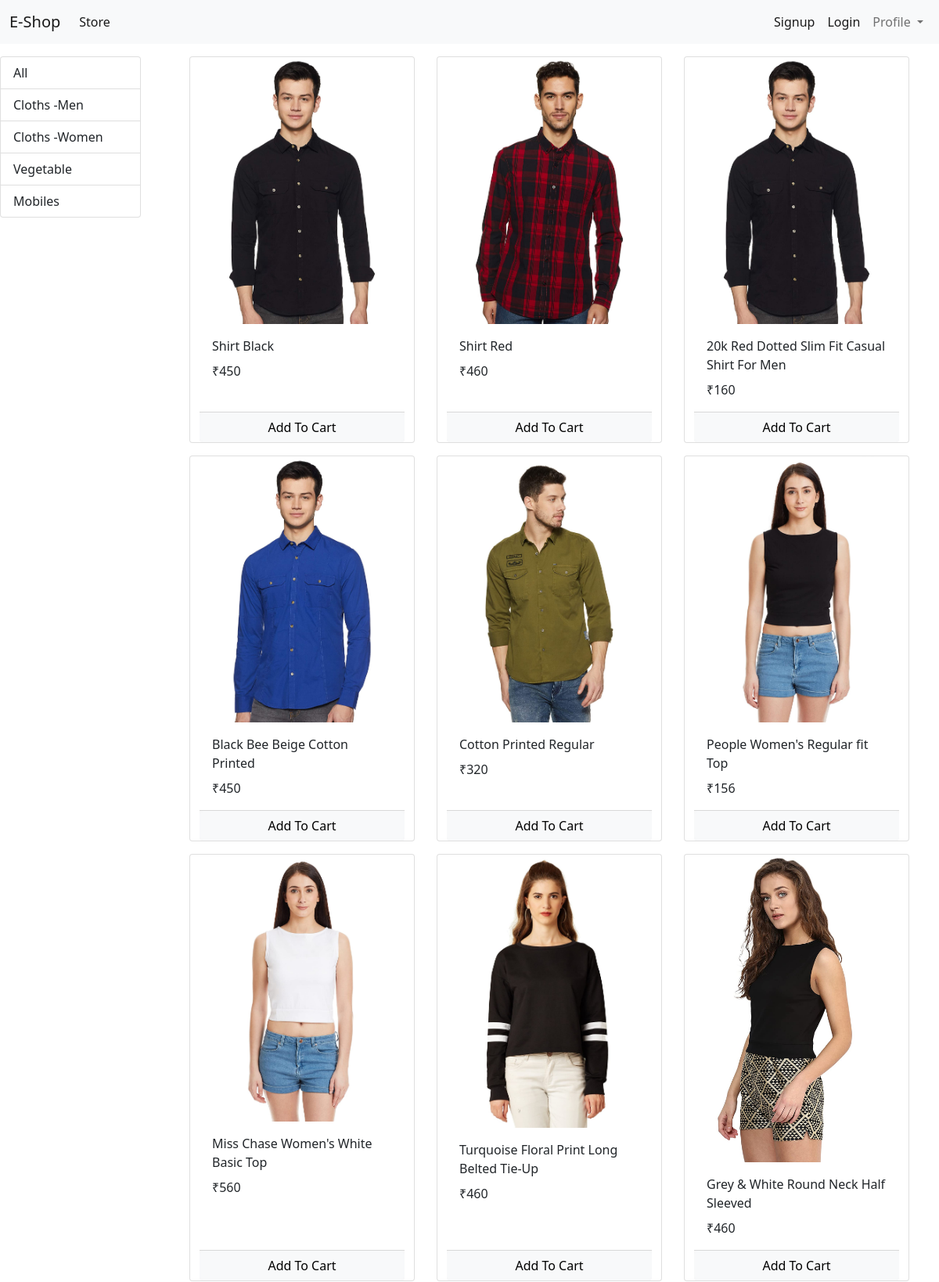
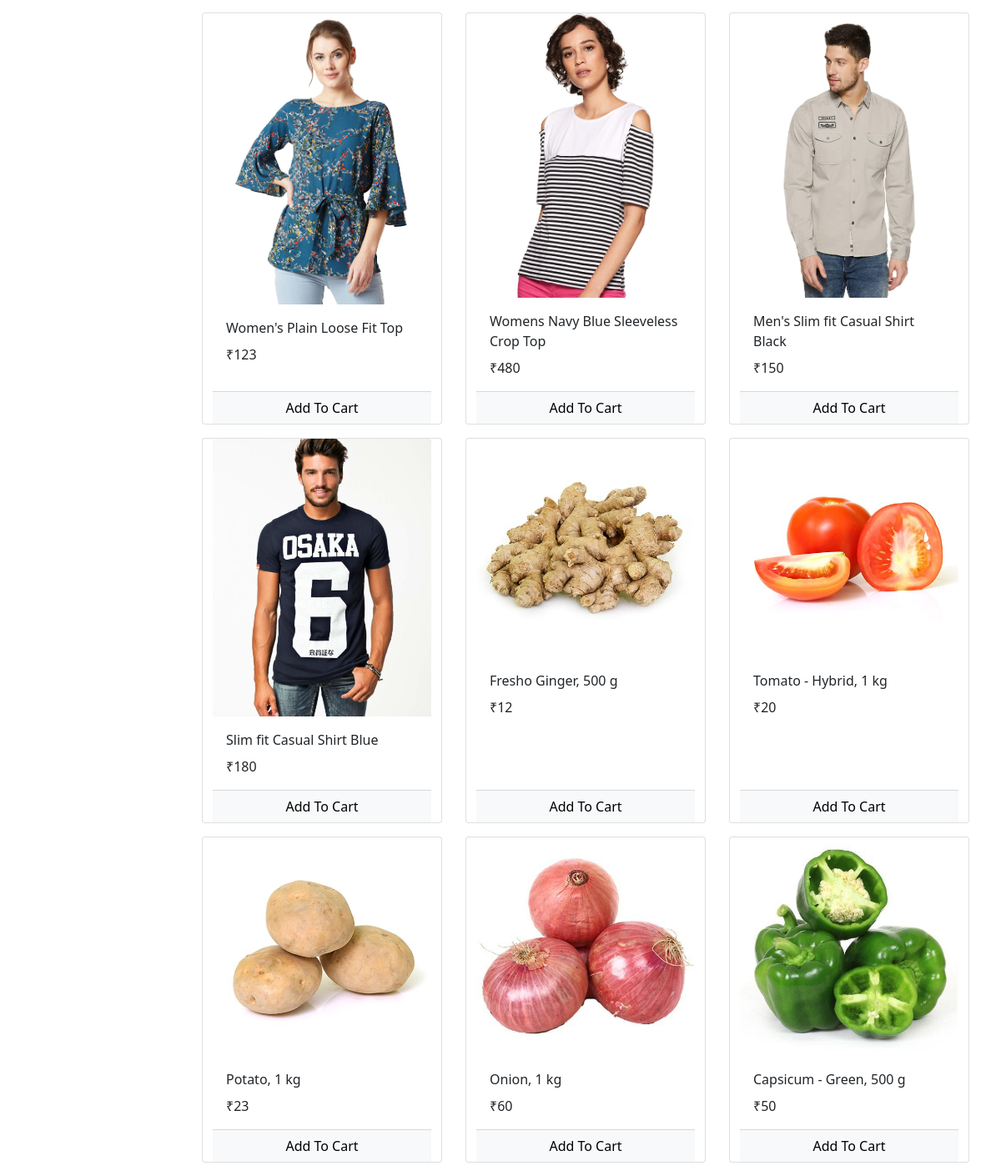
The page / on the database its author committed (2 pictures, top to bottom).
### store/models/category.py (models this page shows, shortened)
class Category(models.Model):
    name=models.CharField(max_length=50)
    @staticmethod
    def get_all_categories():
        return Category.objects.all();

### store/models/products.py (models this page shows, shortened)
class Product(models.Model):
    name=models.CharField(max_length=50)
    price=models.IntegerField(default=0)
    description=models.CharField(max_length=200,default=" ",blank=True,null=True)
    category=models.ForeignKey(Category,on_delete=models.CASCADE,default=1)
    image=models.ImageField(upload_to='uploads/products/images')
    @staticmethod
    def get_all_products():
        return Product.objects.all()

### store/views/index.py (the view, shortened to what this page needs)
# urls.py: path('',index.Index.as_view(),name='home_page'),
class Index(View):
    def get(self,request):
        cart=request.session.get('cart')
        if not cart:
            request.session['cart']={}
        product = None
        categories = Category.get_all_categories()
        category = request.GET.get('category')
        if category:
            product = Product.get_all_products_specific_category(category)
        else:
            product = Product.get_all_products()
        data = {}
        data['products'] = product
        data['categories'] = categories
        return render(request, 'index.html', data)

### store/templatetags/cart.py (called while the page is built)
@register.filter(name='is_in_cart')
def is_in_cart(product,cart):
    keys=cart.keys()
    for key in keys:
        if int(key)==product.id:
            return True
    return False

### store/templatetags/custom_filter.py (called while the page is built)
@register.filter(name='currency')
def currency(price):
    return "₹"+str(price)

### store/templates/index.html (shortened to what this page needs)
{% extends 'base.html' %}
{% block content %}
{% load cart %}
{% load custom_filter %}
    <div class="row mt-3">
      <div id="categories" class="col-lg-2 mx-auto">
        <div class="list-group">
            <a href="/" class="list-group-item list-group-item-action">All</a>
            {% for category in categories %}
                <a href="/?category={{category.id}}" class="list-group-item list-group-item-action">{{category.name}}</a>
            {% endfor %}
        </div>
      </div>
      <div id="products" class="col-lg-10 mx-auto">
        <div class="container-fluid">
          <div class="row mx-auto">
              {% for product in products %}
              <div class="card mx-auto mb-3" id='{{product.id}}' style="width: 18rem;">
                  <img src={{product.image.url}} class="card-img-top" alt="Card Image Cap">
                  <div class="card-body">
                  <p class="card-title">{{product.name}}</p>
                  <p class="card-text">{{product.price|currency}}</p>
                  </div>
                  <div class="card-footer p-0 no-gutters">
						{% if product|is_in_cart:request.session.cart %}
						<div class="row no-gutters">
							<form action="/#{{product.id}}" class="col-2 " method="post">
								{% csrf_token %}
								<input hidden type="text" name='product' value='{{product.id}}'>
								<input hidden type="text" name='remove' value='True'>
								<input type="submit" value=" - " class="btn btn-block btn-light border-right">
							</form>
							<div class="text-center col">{{product|cart_quantity:request.session.cart}} in Cart</div>
							<form action="/#{{product.id}}" class="col-2 " method="post">
								{% csrf_token %}
								<input hidden type="text" name='product' value='{{product.id}}'>
								<input type="submit" value=" + " class="btn btn-block btn-light border-left">
							</form>
						</div>
						{% else %}
						<form action="/#{{product.id}}" method="POST" class="btn-block">
							<input type="submit" class="float-right btn btn-light  form-control"
								value="Add To Cart">
						</form>
						{% endif %}
					</div>
              </div>
              {% endfor %}
          </div>
      </div>
      </div>
    </div>
{% endblock %}

### store/templates/base.html (shortened to what this page needs)
{% load cart%}
<!doctype html>
<html lang="en">
  <head>
    <link href="https://cdn.jsdelivr.net/npm/bootstrap@5.0.1/dist/css/bootstrap.min.css" rel="stylesheet">
  </head>
  <body>
  <nav class="navbar navbar-expand-lg navbar-light bg-light ml-4">
  <div class="container-fluid">
    <a class="navbar-brand" href="/">E-Shop</a>
    <div class="collapse navbar-collapse" id="navbarSupportedContent">
      <ul class="navbar-nav me-auto mb-2 mb-lg-0">
        <li class="nav-item">
          <a class="nav-link active" aria-current="page" href="/">Store</a>
        </li>
      </ul>
        <ul class="navbar-nav  mb-2 mb-lg-0">
          {% if request.session.customer %}
            <li class="nav-item">
            <a class="nav-link active" aria-current="page" href="/cart">Cart
            <span class="badge badge-info" style="color:black">{{request.session.cart|length}}</span>
            </a>
            <li class="nav-item">
            <a class="nav-link active" aria-current="page" href="/orders">Orders</a>
            <li class="nav-item">
            <a class="nav-link active" aria-current="page" href="/logout">Logout</a>
          {% else %}
                <li class="nav-item">
              <a class="nav-link active" aria-current="page" href="/signup">Signup</a>
            </li>
                <li class="nav-item">
              <a class="nav-link active" aria-current="page" href="/login">Login</a>
            </li>
          {%endif %}
        <li class="nav-item dropdown">
          <a class="nav-link dropdown-toggle" href="#" id="navbarDropdown" role="button" data-bs-toggle="dropdown" aria-expanded="false">
            Profile
          </a>
        </li>
      </ul>
    </div>
  </div>
</nav>
        {% block content %}{% endblock %}
  </body>
</html>

### rows shown on the page
Category: name "Cloths -Men"
Category: name "Cloths -Women"
Category: name "Vegetable"
Category: name "Mobiles"
Product: {{ product.id }} 1 (drawn), image (picture), name "Shirt Black", price "₹450"
Product: image (picture), name "Shirt Red", price "₹460"
Product: image (picture), name "20k Red Dotted Slim Fit Casual Shirt For Men", price "₹160"
Product: image (picture), name "Black Bee Beige Cotton Printed", price "₹450"
Product: image (picture), name "Cotton Printed Regular", price "₹320"
Product: image (picture), name "People Women's Regular fit Top", price "₹156"
Product: image (picture), name "Miss Chase Women's White Basic Top", price "₹560"
Product: image (picture), name "Turquoise Floral Print Long Belted Tie-Up", price "₹460"
Product: image (picture), name "Grey & White Round Neck Half Sleeved", price "₹460"
Product: image (picture), name "Women's Plain Loose Fit Top", price "₹123"
Product: image (picture), name "Womens Navy Blue Sleeveless Crop Top", price "₹480"
Product: image (picture), name "Men's Slim fit Casual Shirt Black", price "₹150"
Product: image (picture), name "Slim fit Casual Shirt Blue", price "₹180"
Product: image (picture), name "Fresho Ginger, 500 g", price "₹12"
Product: image (picture), name "Tomato - Hybrid, 1 kg", price "₹20"
Product: image (picture), name "Potato, 1 kg", price "₹23"
Product: image (picture), name "Onion, 1 kg", price "₹60"
Product: {{ product.id }} 18 (drawn), image (picture), name "Capsicum - Green, 500 g", price "₹50"
